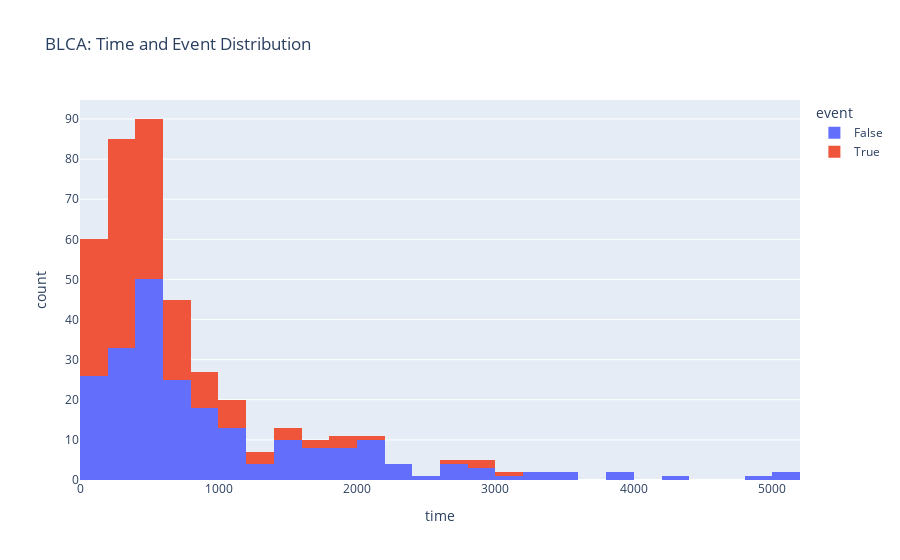

Source (notebook cell):
### Code cell
fig

### Figure 1 — Plotly figure (JSON) as saved in the notebook; plotly's stock layout.template omitted (floating-point values rounded to 4 significant figures; data arrays with more than 128 entries replaced by an {"elided": "..."} marker saying what was removed)
{"data": [{"alignmentgroup": "True", "bingroup": "x", "hovertemplate": "event=False<br>time=%{x}<br>count=%{y}<extra></extra>", "legendgroup": "False", "marker": {"color": "#636efa", "pattern": {"shape": ""}}, "name": "False", "offsetgroup": "False", "orientation": "v", "showlegend": true, "type": "histogram", "x": {"elided": "228 int values"}, "xaxis": "x", "yaxis": "y"}, {"alignmentgroup": "True", "bingroup": "x", "hovertemplate": "event=True<br>time=%{x}<br>count=%{y}<extra></extra>", "legendgroup": "True", "marker": {"color": "#EF553B", "pattern": {"shape": ""}}, "name": "True", "offsetgroup": "True", "orientation": "v", "showlegend": true, "type": "histogram", "x": {"elided": "178 int values"}, "xaxis": "x", "yaxis": "y"}], "layout": {"barmode": "relative", "legend": {"title": {"text": "event"}, "tracegroupgap": 0}, "title": {"text": "BLCA: Time and Event Distribution"}, "xaxis": {"anchor": "y", "domain": [0, 1], "title": {"text": "time"}}, "yaxis": {"anchor": "x", "domain": [0, 1], "title": {"text": "count"}}}}
